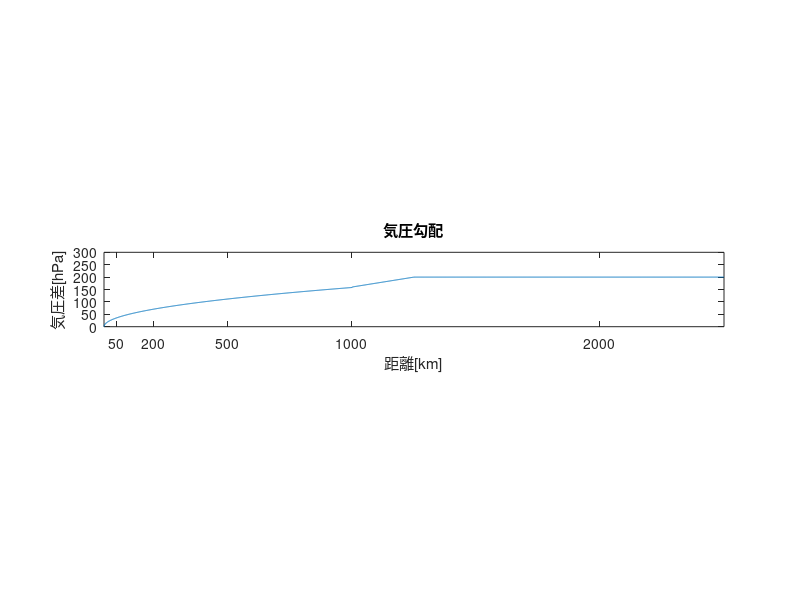

The MATLAB source for this figure:
clear; close all;
% 等圧線も引きたい
dx = 0:2500;
dp = zeros(1, length(dx));
for i = 1:length(dx)
    if dx(i) > 1000  % 1000km
        dp(i) = 0.16*dx(i);
        if dp(i) > 200
            dp(i) = 200;
        end
    else  
        dp(i) = 5*sqrt(dx(i));
        % dp(i) = .1*sqrt(dx(i));
    end
end

figure
plot(dx, dp)
axis equal
% axis tight
xlim([0 2500])
ylim([0 300])
xlabel('距離[km]');
ylabel('気圧差[hPa]');
title('気圧勾配')
xticks([50 200 500 1000 2000]);  % x軸に表示する目盛りの位置を指定
% xticklabels({'0', '2', '5', '7', '10'});  % 目盛りラベルを設定

hold on

% dpが4の倍数になるまたは4の倍数を跨ぐたびに縦線を引く
% for i = 2:length(dp)
% for i = 2:1250
%     if mod(dp(i), 4) == 0 || (mod(dp(i - 1), 4) ~= 0 && mod(dp(i), 4) == 0)
%         plot([dx(i) dx(i)], ylim, 'Color', [1 0 1]);
%         % plot([dx(i) dx(i)], [200 300], 'Color', [1 0 1]);
%     elseif floor(dp(i)/4) > floor(dp(i - 1)/4)
%         plot([dx(i) dx(i)], ylim, 'Color', [1 0 1]);
%         % plot([dx(i) dx(i)], [200 300], 'Color', [1 0 1]);
%     end
% end
